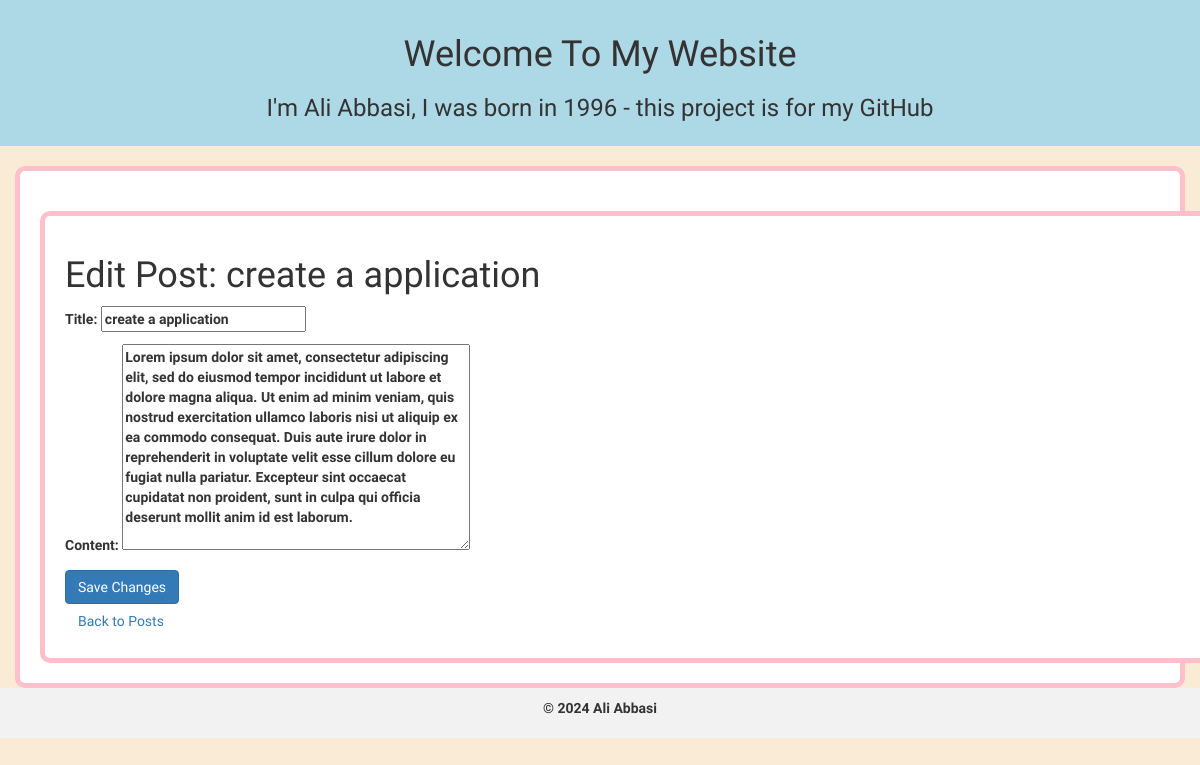
The page /post/23/edit/ on the database its author committed.
### blog/models.py (models this page shows, shortened)
class Post(models.Model):
    title = models.CharField(max_length=200)
    content = models.TextField()
    author = models.ForeignKey(User, on_delete=models.CASCADE)
    date_posted = models.DateTimeField(auto_now_add=True)
    class Meta:
        ordering = ['-date_posted']
        verbose_name = 'Post'
        verbose_name_plural = 'Posts'

### blog/views.py (the view)
# urls.py: path('post/<int:id>/edit/', post_edit, name='post-edit'),
def post_edit(request, id):
    post = get_object_or_404(Post, id=id)
    if request.method == 'POST':
        form = PostForm(request.POST, instance=post)
        if form.is_valid():
            form.save()
            return redirect('blog:index')  # به صفحه اصلی یا صفحه مورد نظر هدایت کنید
    else:
        form = PostForm(instance=post)
    return render(request, 'edit_post.html', {'form': form, 'post': post})

### blog/forms.py
class PostForm(forms.ModelForm):
    class Meta:
        model = Post
        fields = ['title', 'content']  # فیلدهای مورد نظر برای ویرایش

### templates/edit_post.html (shortened to what this page needs)
{% extends 'base.html' %}
{% block content %}
<div class="container">
    <h1>Edit Post: {{ post.title }}</h1>
    <form method="post">
        {{ form.as_p }}
        <button type="submit" class="btn btn-primary">Save Changes</button>
    </form>
    <a href="{% url 'blog:index' %}" class="btn btn-secondary">Back to Posts</a>
</div>
{% endblock %}

### static/css/blog.css (style rules this page uses)
body { background-color: antiquewhite; font-family: "Mirza", serif; font-weight: 800; font-style: normal; }

### templates/base.html (style rules this page uses)
body { font-family: 'Mirza', sans-serif; }
.container { border: 5px solid pink; border-radius: 10px; padding: 20px; margin-top: 20px; background-color: white; }

### rows shown on the page
Post: title "create a application", content "Lorem ipsum dolor sit amet, consectetur adipiscing elit, sed do eiusmod tempor incididunt ut labore et dolore magna aliqua. Ut enim ad minim veniam, quis nostrud exercitation ullamco laboris nisi ut aliquip ex ea commodo consequat. Duis aute irure dolor in reprehenderit in voluptate velit esse cillum dolore eu fugiat nulla pariatur. Excepteur sint occaecat cupidatat non proident, sunt in culpa qui officia deserunt mollit anim id est laborum."
